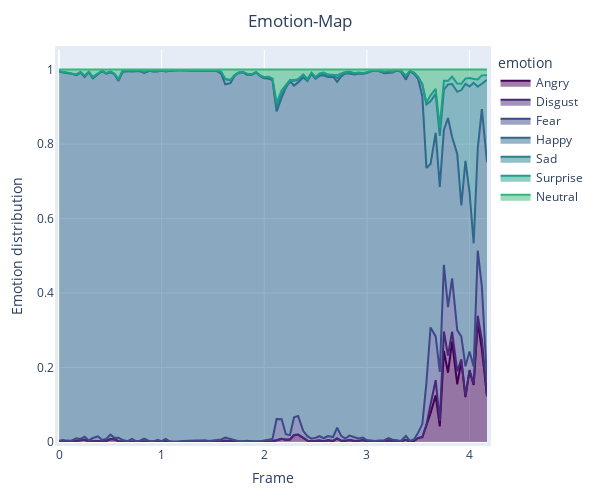

The code cell stored with this chart in its notebook:
### Code cell
#df_10th = df_emotions[df_emotions["Frame"] % 20 == 0]  # select every 10th frame

# assuming your DataFrame is named df
fig = px.area(df_plotting, x="pos_sec", y='probability', color = 'emotion',
              color_discrete_sequence=px.colors.sequential.Viridis, title="Emotion-Map")

fig.update_layout(
    autosize=False,
    width=600,
    height=500,
    margin=dict(
        l=50,
        r=50,
        b=50,
        t=50,
        pad=4
    ),
    yaxis=dict(
        title='Emotion distribution'
    ),
    xaxis=dict(
        title='Frame'
    ),
    title={
        'y': 0.97,
        'x': 0.5,
        'xanchor': 'center',
        'yanchor': 'top'
    }
)

fig.show()
